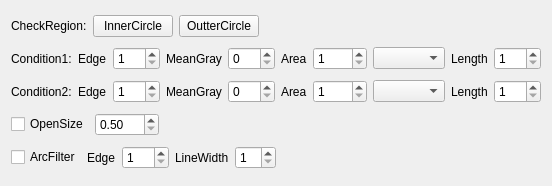
<?xml version="1.0" encoding="UTF-8"?>
<ui version="4.0">
 <class>CDlgBMidReg</class>
 <widget class="CItemDlg" name="CDlgBMidReg">
  <property name="geometry">
   <rect>
    <x>0</x>
    <y>0</y>
    <width>546</width>
    <height>186</height>
   </rect>
  </property>
  <property name="windowTitle">
   <string>Bottom MiddleRegion Dialog</string>
  </property>
  <layout class="QVBoxLayout" name="verticalLayout">
   <item>
    <layout class="QHBoxLayout" name="horizontalLayout_6">
     <item>
      <widget class="QLabel" name="label_6">
       <property name="text">
        <string>CheckRegion:</string>
       </property>
      </widget>
     </item>
     <item>
      <widget class="QPushButton" name="btnInCircle">
       <property name="text">
        <string>InnerCircle</string>
       </property>
      </widget>
     </item>
     <item>
      <widget class="QPushButton" name="btnOutCircle">
       <property name="text">
        <string>OutterCircle</string>
       </property>
      </widget>
     </item>
     <item>
      <spacer name="horizontalSpacer">
       <property name="orientation">
        <enum>Qt::Horizontal</enum>
       </property>
       <property name="sizeHint" stdset="0">
        <size>
         <width>40</width>
         <height>20</height>
        </size>
       </property>
      </spacer>
     </item>
    </layout>
   </item>
   <item>
    <layout class="QHBoxLayout" name="horizontalLayout_4">
     <item>
      <widget class="QLabel" name="labelCondition1">
       <property name="text">
        <string>Condition1:</string>
       </property>
      </widget>
     </item>
     <item>
      <widget class="QLabel" name="label_8">
       <property name="text">
        <string>Edge</string>
       </property>
      </widget>
     </item>
     <item>
      <widget class="QSpinBox" name="spinEdge1">
       <property name="contextMenuPolicy">
        <enum>Qt::NoContextMenu</enum>
       </property>
       <property name="minimum">
        <number>1</number>
       </property>
       <property name="maximum">
        <number>255</number>
       </property>
      </widget>
     </item>
     <item>
      <widget class="QLabel" name="label_16">
       <property name="text">
        <string>MeanGray</string>
       </property>
      </widget>
     </item>
     <item>
      <widget class="QSpinBox" name="spinMeanGray1">
       <property name="contextMenuPolicy">
        <enum>Qt::NoContextMenu</enum>
       </property>
       <property name="minimum">
        <number>0</number>
       </property>
       <property name="maximum">
        <number>255</number>
       </property>
       <property name="value">
        <number>0</number>
       </property>
      </widget>
     </item>
     <item>
      <widget class="QLabel" name="label_9">
       <property name="text">
        <string>Area</string>
       </property>
      </widget>
     </item>
     <item>
      <widget class="QSpinBox" name="spinArea1">
       <property name="contextMenuPolicy">
        <enum>Qt::NoContextMenu</enum>
       </property>
       <property name="minimum">
        <number>1</number>
       </property>
       <property name="maximum">
        <number>9999</number>
       </property>
      </widget>
     </item>
     <item>
      <widget class="QComboBox" name="comboOperation1"/>
     </item>
     <item>
      <widget class="QLabel" name="label_10">
       <property name="text">
        <string>Length</string>
       </property>
      </widget>
     </item>
     <item>
      <widget class="QSpinBox" name="spinLen1">
       <property name="contextMenuPolicy">
        <enum>Qt::NoContextMenu</enum>
       </property>
       <property name="minimum">
        <number>1</number>
       </property>
       <property name="maximum">
        <number>999</number>
       </property>
      </widget>
     </item>
    </layout>
   </item>
   <item>
    <layout class="QHBoxLayout" name="horizontalLayout_5">
     <item>
      <widget class="QLabel" name="labelCondition2">
       <property name="text">
        <string>Condition2:</string>
       </property>
      </widget>
     </item>
     <item>
      <widget class="QLabel" name="label_11">
       <property name="text">
        <string>Edge</string>
       </property>
      </widget>
     </item>
     <item>
      <widget class="QSpinBox" name="spinEdge2">
       <property name="contextMenuPolicy">
        <enum>Qt::NoContextMenu</enum>
       </property>
       <property name="minimum">
        <number>1</number>
       </property>
       <property name="maximum">
        <number>255</number>
       </property>
      </widget>
     </item>
     <item>
      <widget class="QLabel" name="label_17">
       <property name="text">
        <string>MeanGray</string>
       </property>
      </widget>
     </item>
     <item>
      <widget class="QSpinBox" name="spinMeanGray2">
       <property name="contextMenuPolicy">
        <enum>Qt::NoContextMenu</enum>
       </property>
       <property name="minimum">
        <number>0</number>
       </property>
       <property name="maximum">
        <number>255</number>
       </property>
       <property name="value">
        <number>0</number>
       </property>
      </widget>
     </item>
     <item>
      <widget class="QLabel" name="label_12">
       <property name="text">
        <string>Area</string>
       </property>
      </widget>
     </item>
     <item>
      <widget class="QSpinBox" name="spinArea2">
       <property name="contextMenuPolicy">
        <enum>Qt::NoContextMenu</enum>
       </property>
       <property name="minimum">
        <number>1</number>
       </property>
       <property name="maximum">
        <number>9999</number>
       </property>
      </widget>
     </item>
     <item>
      <widget class="QComboBox" name="comboOperation2"/>
     </item>
     <item>
      <widget class="QLabel" name="label_14">
       <property name="text">
        <string>Length</string>
       </property>
      </widget>
     </item>
     <item>
      <widget class="QSpinBox" name="spinLen2">
       <property name="contextMenuPolicy">
        <enum>Qt::NoContextMenu</enum>
       </property>
       <property name="minimum">
        <number>1</number>
       </property>
       <property name="maximum">
        <number>999</number>
       </property>
      </widget>
     </item>
    </layout>
   </item>
   <item>
    <layout class="QHBoxLayout" name="horizontalLayout_3">
     <item>
      <widget class="QCheckBox" name="checkOpen">
       <property name="text">
        <string>OpenSize</string>
       </property>
      </widget>
     </item>
     <item>
      <widget class="QDoubleSpinBox" name="spinOpenSize">
       <property name="contextMenuPolicy">
        <enum>Qt::NoContextMenu</enum>
       </property>
       <property name="minimum">
        <double>0.500000000000000</double>
       </property>
       <property name="maximum">
        <double>100.000000000000000</double>
       </property>
       <property name="singleStep">
        <double>0.500000000000000</double>
       </property>
      </widget>
     </item>
     <item>
      <spacer name="horizontalSpacer_3">
       <property name="orientation">
        <enum>Qt::Horizontal</enum>
       </property>
       <property name="sizeHint" stdset="0">
        <size>
         <width>40</width>
         <height>20</height>
        </size>
       </property>
      </spacer>
     </item>
    </layout>
   </item>
   <item>
    <layout class="QHBoxLayout" name="horizontalLayout_2">
     <item>
      <widget class="QCheckBox" name="checkArc">
       <property name="text">
        <string>ArcFilter</string>
       </property>
      </widget>
     </item>
     <item>
      <widget class="QLabel" name="label_13">
       <property name="text">
        <string>Edge</string>
       </property>
      </widget>
     </item>
     <item>
      <widget class="QSpinBox" name="spinArcEdge">
       <property name="contextMenuPolicy">
        <enum>Qt::NoContextMenu</enum>
       </property>
       <property name="minimum">
        <number>1</number>
       </property>
       <property name="maximum">
        <number>255</number>
       </property>
      </widget>
     </item>
     <item>
      <widget class="QLabel" name="label_15">
       <property name="text">
        <string>LineWidth</string>
       </property>
      </widget>
     </item>
     <item>
      <widget class="QSpinBox" name="spinArcWidth">
       <property name="contextMenuPolicy">
        <enum>Qt::NoContextMenu</enum>
       </property>
       <property name="minimum">
        <number>1</number>
       </property>
       <property name="maximum">
        <number>99</number>
       </property>
      </widget>
     </item>
     <item>
      <spacer name="horizontalSpacer_4">
       <property name="orientation">
        <enum>Qt::Horizontal</enum>
       </property>
       <property name="sizeHint" stdset="0">
        <size>
         <width>40</width>
         <height>20</height>
        </size>
       </property>
      </spacer>
     </item>
    </layout>
   </item>
  </layout>
 </widget>
 <layoutdefault spacing="6" margin="11"/>
 <customwidgets>
  <customwidget>
   <class>CItemDlg</class>
   <extends>QWidget</extends>
   <header>citemdlg.h</header>
   <container>1</container>
  </customwidget>
 </customwidgets>
 <resources/>
 <connections/>
 <slots>
  <slot>accept()</slot>
  <slot>reject()</slot>
 </slots>
</ui>
